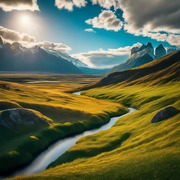
#> input picture img4.jpg, 180 x 180 px
$ python comparison_minseam.py
#> lines starting #> are read from the running program, lines starting #| are printed output that depends on the picture
### seamcarving.py
"""
Usage: python carver.py <r/c> <scale> <image_in> <image_out>
Copyright 2018 Karthik Karanth, MIT License
"""

import sys

from tqdm import trange
import numpy as np
from imageio.v2 import imread, imwrite
from scipy.ndimage import convolve


def calc_energy(img):
    filter_du = np.array([
        [1.0, 2.0, 1.0],
        [0.0, 0.0, 0.0],
        [-1.0, -2.0, -1.0],
    ])
    # This converts it from a 2D filter to a 3D filter, replicating the same
    # filter for each channel: R, G, B
    filter_du = np.stack([filter_du] * 3, axis=2)

    filter_dv = np.array([
        [1.0, 0.0, -1.0],
        [2.0, 0.0, -2.0],
        [1.0, 0.0, -1.0],
    ])
    # This converts it from a 2D filter to a 3D filter, replicating the same
    # filter for each channel: R, G, B
    filter_dv = np.stack([filter_dv] * 3, axis=2)

    img = img.astype('float32')
    convolved = np.absolute(convolve(img, filter_du)) + np.absolute(convolve(img, filter_dv))

    # We sum the energies in the red, green, and blue channels
    energy_map = convolved.sum(axis=2)

    return energy_map

# [31 lines left out: functions crop_c, crop_r, carve_column, not called in this run]

def minimum_seam(img):
    r, c, _ = img.shape
    energy_map = calc_energy(img)

    M = energy_map.copy()
    backtrack = np.zeros_like(M, dtype=np.int64)

    for i in range(1, r):
        for j in range(0, c):
            # Handle the left edge of the image, to ensure we don't index a -1
            if j == 0:
                idx = np.argmin(M[i-1, j:j + 2])
                backtrack[i, j] = idx + j
                min_energy = M[i-1, idx + j]
            else:
                idx = np.argmin(M[i - 1, j - 1:j + 2])
                backtrack[i, j] = idx + j - 1
                min_energy = M[i - 1, idx + j - 1]

            M[i, j] += min_energy

    return M, backtrack


# [12 lines left out: function main2, not called in this run]

# main2("c", 0.75, "random_image.jpg", "out4.jpg")
'''
def main():
    if len(sys.argv) != 5:
        print('usage: carver.py <r/c> <scale> <image_in> <image_out>', file=sys.stderr)
        sys.exit(1)

    which_axis = sys.argv[1]
    scale = float(sys.argv[2])
    in_filename = sys.argv[3]
    out_filename = sys.argv[4]

    img = imread(in_filename)

    if which_axis == 'r':
        out = crop_r(img, scale)
    elif which_axis == 'c':
        out = crop_c(img, scale)
    else:
        print('usage: carver.py <r/c> <scale> <image_in> <image_out>', file=sys.stderr)
        sys.exit(1)

    imwrite(out_filename, out)

if __name__ == '__main__':
    main()
    '''

### greedy.py
#!/usr/bin/env python

"""
Usage: python carver.py <r/c> <scale> <image_in> <image_out>
Copyright 2018 Karthik Karanth, MIT License
"""

import sys

from tqdm import trange
import numpy as np
from imageio.v2 import imread, imwrite
from scipy.ndimage import convolve


def calc_energy(img):
    filter_du = np.array([
        [1.0, 2.0, 1.0],
        [0.0, 0.0, 0.0],
        [-1.0, -2.0, -1.0],
    ])
    # This converts it from a 2D filter to a 3D filter, replicating the same
    # filter for each channel: R, G, B
    filter_du = np.stack([filter_du] * 3, axis=2)

    filter_dv = np.array([
        [1.0, 0.0, -1.0],
        [2.0, 0.0, -2.0],
        [1.0, 0.0, -1.0],
    ])
    # This converts it from a 2D filter to a 3D filter, replicating the same
    # filter for each channel: R, G, B
    filter_dv = np.stack([filter_dv] * 3, axis=2)

    img = img.astype('float32')
    convolved = np.absolute(convolve(img, filter_du)) + np.absolute(convolve(img, filter_dv))

    # We sum the energies in the red, green, and blue channels
    energy_map = convolved.sum(axis=2)

    return energy_map

# [29 lines left out: functions crop_c, crop_r, carve_column, not called in this run]


def greedy_seam(img):
    r, c, _ = img.shape
    energy_map = calc_energy(img)

    M = energy_map.copy()

    min_start = np.argmin(M[0])
    seam_indixes = []
    seam_indixes.append(min_start)

    for i in range(1, r):
        if min_start == 0:
            offset = np.argmin(M[i, min_start:min_start + 2])
            min_start += offset
            seam_indixes.append(min_start + offset)

        else:
            offset = np.argmin(M[i, min_start - 1:min_start + 2])
            min_start = min_start + offset -1
            seam_indixes.append(min_start)

    # print(seam_indixes)
    return seam_indixes

# [12 lines left out: function main2, not called in this run]

'''
def main():
    if len(sys.argv) != 5:
        print('usage: carver.py <r/c> <scale> <image_in> <image_out>', file=sys.stderr)
        sys.exit(1)

    which_axis = sys.argv[1]
    scale = float(sys.argv[2])
    in_filename = sys.argv[3]
    out_filename = sys.argv[4]

    img = imread(in_filename)

    if which_axis == 'r':
        out = crop_r(img, scale)
    elif which_axis == 'c':
        out = crop_c(img, scale)
    else:
        print('usage: carver.py <r/c> <scale> <image_in> <image_out>', file=sys.stderr)
        sys.exit(1)

    imwrite(out_filename, out)

if __name__ == '__main__':
    main()
    '''

### dynamic_gpu.py
#!/usr/bin/env python

"""
Usage: python carver.py <r/c> <scale> <image_in> <image_out>
Copyright 2018 Karthik Karanth, MIT License
"""

import sys

from tqdm import trange
import numpy as np
from imageio.v2 import imread, imwrite
from scipy.ndimage import convolve

from numba import cuda


def calc_energy(img):
    filter_du = np.array([
        [1.0, 2.0, 1.0],
        [0.0, 0.0, 0.0],
        [-1.0, -2.0, -1.0],
    ])
    # This converts it from a 2D filter to a 3D filter, replicating the same
    # filter for each channel: R, G, B
    filter_du = np.stack([filter_du] * 3, axis=2)

    filter_dv = np.array([
        [1.0, 0.0, -1.0],
        [2.0, 0.0, -2.0],
        [1.0, 0.0, -1.0],
    ])
    # This converts it from a 2D filter to a 3D filter, replicating the same
    # filter for each channel: R, G, B
    filter_dv = np.stack([filter_dv] * 3, axis=2)

    img = img.astype('float32')
    convolved = np.absolute(convolve(img, filter_du)) + np.absolute(convolve(img, filter_dv))

    # We sum the energies in the red, green, and blue channels
    energy_map = convolved.sum(axis=2)

    return energy_map

# [30 lines left out: functions crop_c, crop_r, carve_column, not called in this run]

def minimum_seam(img):
    r, c, _ = img.shape
    energy_map = calc_energy(img)

    M = energy_map.copy()
    backtrack = np.zeros_like(M, dtype=np.int32)

    threadsperblock = 16
    blockspergrid = (c + threadsperblock - 1) // threadsperblock

    M_d = cuda.to_device(M)
    backtrack_d = cuda.to_device(backtrack)

    for i in range(1,r):
        min_seam_helper[blockspergrid, threadsperblock](M_d, backtrack_d, c, i)


    M = M_d.copy_to_host()
    backtrack = backtrack_d.copy_to_host()
    return M, backtrack

# [50 lines left out: functions min_seam_helper, main2, not called in this run]


# [24 lines of commented-out code are left out]

### comparison_minseam.py
# import packages
import time
import numpy as np
import matplotlib.pyplot as plt
from imageio import imread
from PIL import Image
import numpy as np

# import files
from seamcarving import minimum_seam
from greedy import greedy_seam
from dynamic_gpu import minimum_seam as gpu_seam
from bruteforce import brute_seam

def time_minimum_seams(paths):
    times_dp = []
    times_greedy = []
    times_gpu = []
    for image_path in paths:
        avg_time_dp = 0
        avg_time_greedy = 0
        avg_time_gpu = 0
        for _ in range(0, 5):
            image = imread(image_path)
#> image is the input picture: shape (180, 180, 3); mean R, G, B 102.1, 108.5, 78.3
            start_time = time.time()
            minimum_seam(image)
#> in calc_energy, `convolved = np.absolute(convolve(img, filter_du)) + np.absolute(convol..`:
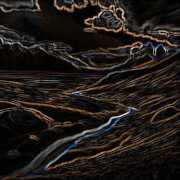
#> convolved: shape (180, 180, 3) float32; mean R, G, B 399.7, 329.3, 281.9; drawn with min black and max white
#> in calc_energy, `energy_map = convolved.sum(axis=2)`:
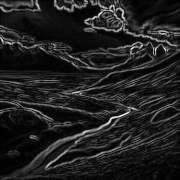
#> energy_map: shape (180, 180) float32; min 0, max 7866, mean 1010.9; drawn with min black and max white
#> after the loop in minimum_seam, `for i in range(1, r):`:
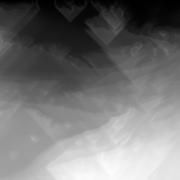
#> M: shape (180, 180) float32; min 36, max 105684, mean 48498.9; drawn with min black and max white
#> after the loop in minimum_seam, `for i in range(1, r):`:
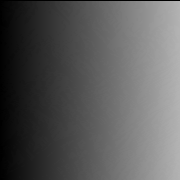
#> backtrack: shape (180, 180) int64; min 0, max 179, mean 89
            end_time = time.time()
            avg_time_dp += end_time - start_time

            start_time = time.time()
            greedy_seam(image)
#> in greedy_seam, `min_start = np.argmin(M[0])`: min_start = 179
#> the loop in greedy_seam, `for i in range(1, r):` made 179 passes
#> (offset, min_start) on passes 1 to 12: (1, 179), (1, 179), (1, 179), (1, 179), (1, 179), (1, 179), (1, 179), (0, 178), (0, 177), (0, 176), (0, 175), (2, 176)
#> offset on pass 100: 1
#> after the loop in greedy_seam, `for i in range(1, r):`: min_start = 151; seam_indixes = 180 values, max 179 at index 0, min 151 at index 177, mean 167.8
            end_time = time.time()
            avg_time_greedy += end_time - start_time

            start_time = time.time()
            gpu_seam(image)
#> (the call stopped at in minimum_seam, `M_d = cuda.to_device(M)`: numba is not available in this run)
            end_time = time.time()
            avg_time_gpu += end_time - start_time

        print("Average time of Dynamic Programming Seam: ", avg_time_dp / 5)
        print("Average time of Greedy Algorithm Seam: ", avg_time_greedy / 5)
        print("Average time of GPU Seam: ", avg_time_gpu / 5, "\n")

        times_dp.append(avg_time_dp / 5)
        times_greedy.append(avg_time_greedy / 5)
        times_gpu.append(avg_time_gpu / 5)
#> pass 2 of the loop in time_minimum_seams, `for image_path in paths:`:
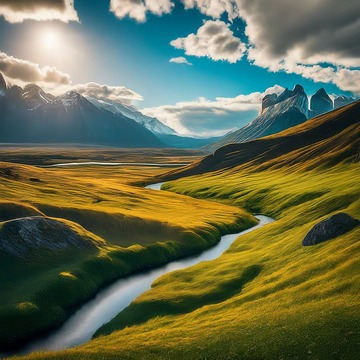
#> input picture img3.jpg, 360 x 360 px
#> in time_minimum_seams, image is the input picture: shape (360, 360, 3); mean R, G, B 102.1, 108.5, 78.3
#> img: shape (360, 360, 3) float32
#> convolved: shape (360, 360, 3) float32
#> energy_map: shape (360, 360) float32
#> after the loop in minimum_seam (call 6), `for i in range(1, r):`:
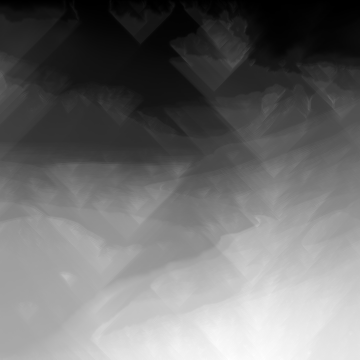
#> M: shape (360, 360) float32; min 0, max 148870, mean 64776.1; drawn with min black and max white
#> after the loop in minimum_seam (call 6), `for i in range(1, r):`:
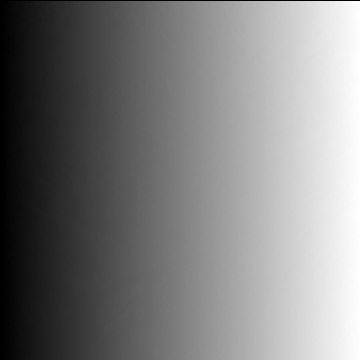
#> backtrack: shape (360, 360) int64; min 0, max 359, mean 179; drawn with min black and max white

    return times_dp, times_greedy, times_gpu


def image_generator():
    # image size
    sizes = [2, 5, 7, 10, 12]
    img_paths = []

    # generates images
    for size in sizes:
        random_image = np.random.randint(0, 256, (size, size, 3), dtype=np.uint8)
        random_image = Image.fromarray(random_image, 'RGB')

        random_image.save(f'random_image_{size}x{size}.jpg')
        img_paths.append(f'random_image_{size}x{size}.jpg')

    return img_paths


# brute force is implemented separately due to its time complexity
def time_bf_seam(paths):
    times_bruteforce = []
    for image_path in paths:
        avg_time_bruteforce = 0
        for _ in range(0, 5):
            image = imread(image_path)
            start_time = time.time()
            brute_seam(image)
            end_time = time.time()
            avg_time_bruteforce += end_time - start_time

        times_bruteforce.append(avg_time_bruteforce / 5)
        print("Average time of Brute Force Seam: ", avg_time_bruteforce / 5)

    return times_bruteforce


# Function to plot the runtime of minimum seam functions for the image
def plot_runtimes_all(scales, times_dp, times_greedy, times_bruteforce, times_gpu):
    plt.figure(figsize=(10, 6))
    plt.plot(scales, times_dp, label='Dynamic Programming')
    plt.plot(scales, times_greedy, label='Greedy')
    plt.plot(scales, times_bruteforce, label='Brute Force')
    plt.plot(scales, times_gpu, label='GPU Parallelization')
    plt.title('Runtime Comparison of Minimum Seam Functions for the Image')
    plt.xlabel('Image Index')
    plt.ylabel('Runtime (s)')
    plt.legend()
    plt.tight_layout()
    plt.show()

# Function to plot the runtime of a single algorithm for the image
def plot_individual_methods(label, dims, time_array):
    plt.figure(figsize=(10, 6))
    plt.plot(dims, time_array, label=label)
    plt.title(f'Runtime of {label} for the Image at Different Scales')
    plt.xlabel('Scale')
    plt.ylabel('Runtime (s)')
    plt.legend()
    plt.tight_layout()
    plt.show()


bf_images = image_generator()
N = [180, 360, 480, 720, 1080]
sizes_bf = [2, 5, 7, 10, 12]
img_paths = ["img4.jpg", "img3.jpg", "img2.jpg", "imgg1.jpg", "img5.jpg"]

if __name__ == '__main__':
#> (the run stopped early here; a loop or call above may not have finished)
